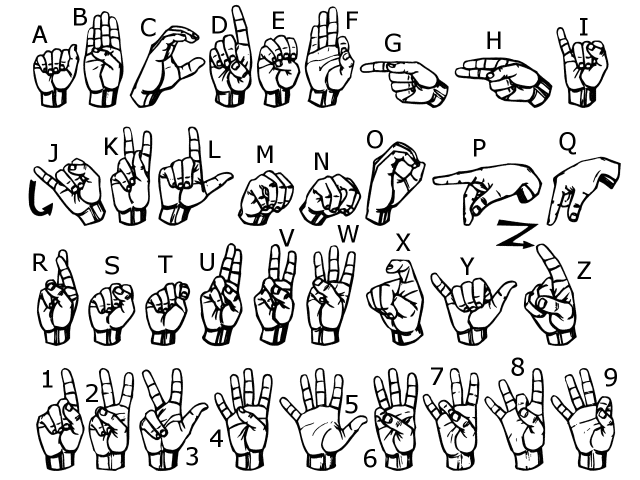
#> input picture images/signs.png, 1280 x 960 px, given in place of the camera (shown at 1/2 size)
$ python 'Data Generation.py'
#> lines starting #> are read from the running program, lines starting #| are printed output that depends on the picture; after the words box and inside, x2 and y2 are one past the last pixel; in counts of white or black regions, pixels touching at a corner belong together
### Preprocess.py
import cv2

def preprocess(frame):

    # convert to grayscale
    image = cv2.cvtColor(frame, cv2.COLOR_BGR2GRAY)

    # defining the ROI
    x1 = int(0.5 * frame.shape[1])
    y1 = 5
    x2 = frame.shape[1] - 5
    y2 = int(0.7 * frame.shape[0])
    cv2.rectangle(frame, (x1, y1), (x2, y2), (255, 0, 0), 1)

    # extracting the ROI
    roi = image[y1:y2, x1:x2]

    # blur the mask to help remove noise, then apply the
    # mask to the frame
    blur = cv2.GaussianBlur(roi, (5, 5), 5)

    # apply opening transformation to the mask
    # using an elliptical kernel
    kernel = cv2.getStructuringElement(cv2.MORPH_ELLIPSE, (5, 5))
    image = cv2.morphologyEx(blur, cv2.MORPH_OPEN, kernel)

    # use thresholding technique for segmenting the hand from the frame
    thr = cv2.adaptiveThreshold(image, 255, cv2.ADAPTIVE_THRESH_GAUSSIAN_C, cv2.THRESH_BINARY_INV, 11, 2)
    ret, hand_img = cv2.threshold(thr, 150, 255, cv2.THRESH_BINARY_INV)

    return hand_img

### Data Generation.py
# import all the required libraries

from Preprocess import preprocess
import numpy as np
import matplotlib.pyplot as plt
import os
import cv2
import json

# open and get the constants from the json file
f = open('Constants.json')
#> (reads Constants.json from the repository)
data = json.load(f)

labels = data['labels']

# number of classes
NUM_CLASSES = data['NUM_CLASSES']

# number of samples per class
SAMPLES_PER_CLASS = data['SAMPLES_PER_CLASS']

# size of the images to be generated
IMG_SIZE = data['IMG_SIZE']

# dictionary to hold the generated data
samples = {}

for key in range(NUM_CLASSES):
    samples[key] = {}
    samples[key]['name'] = key
    samples[key]['images'] = []

def gatherData():

    # open camera and take a get the video feed from camera
    cam = cv2.VideoCapture(0)
    cv2.namedWindow('video')

    font = cv2.FONT_HERSHEY_SIMPLEX

    # count of images captured
    count = 0

    # if all the images of the current label are captured then it will be false
    canPressSpace = True

    # enter is pressed or not
    enterPressed = True

    while True:
        ret, frame = cam.read()

        if count == NUM_CLASSES * SAMPLES_PER_CLASS:
            print('All images captured, closing.')
            break

        if not ret:
            print('failed to grab frame')
            break

        # get the mirror image
        frame = cv2.flip(frame, 1)

        image = preprocess(frame)

        cv2.imshow('hand', image)

        resized_img = cv2.resize(image, (IMG_SIZE, IMG_SIZE))
        img_arr = np.array(resized_img)
        img_arr = img_arr.reshape(IMG_SIZE, IMG_SIZE, 1)

        cv2.putText(frame, 'Press Space for capturing images of ' + labels[str(int(count / SAMPLES_PER_CLASS))], (3, 365), font, 0.75, (255, 0, 0), 2, cv2.LINE_4)
        cv2.putText(frame, 'Captured ' + str(count % SAMPLES_PER_CLASS) + ' images of ' + labels[str(int(count / SAMPLES_PER_CLASS))], (3, 415), font, 0.75, (255, 0, 0), 2, cv2.LINE_4)
        if not canPressSpace:
            cv2.putText(frame, 'Captured all images of ' + labels[str(int((count - 1) / SAMPLES_PER_CLASS))] + '. Press enter for next label.', (3, 465), font, 0.75, (255, 0, 0), 2, cv2.LINE_4)
        cv2.imshow('video', frame)

        if not enterPressed and count % SAMPLES_PER_CLASS == 0:
            canPressSpace = False

        k = cv2.waitKey(1)
        if k % 256 == 13:
            canPressSpace = True
            enterPressed = True
        elif k % 256 == 32:
            # Space pressed
            if not canPressSpace:
                continue
            samples[int(count / SAMPLES_PER_CLASS)]['images'].append(img_arr)
            print('Taken ' + str(count % SAMPLES_PER_CLASS) + ' samples of: ' + labels[str(int(count / SAMPLES_PER_CLASS))])
            count = count + 1
            enterPressed = False

        elif k % 256 == 27:
            # Esc pressed
            print('Escape pressed, closing...')
            break

    cam.release()
    cv2.destroyAllWindows()
    return samples

def saveData(samples):
    # store the images in the dataset folder
    if('dataset' not in os.listdir()):
        os.mkdir('dataset')

    # store images of each labels in their respective folder
    for key, value in samples.items():
        class_name = labels[str(value['name'])]
        dir_name = os.path.join('dataset', class_name)
        if class_name not in os.listdir('dataset'):
            os.mkdir(dir_name)

        imgs = np.array(value['images'])

        for index in range(len(imgs)):
            img_name = str(index) + '.jpg'
            img_path = os.path.join(dir_name, img_name)
            cv2.imwrite(img_path, imgs[index])


# gather and save the data
if __name__ == '__main__':
    samples = gatherData()
#> in gatherData, frame is the input picture: shape (960, 1280, 3); min 0, max 255, mean 217.7
#> in gatherData, `frame = cv2.flip(frame, 1)`:
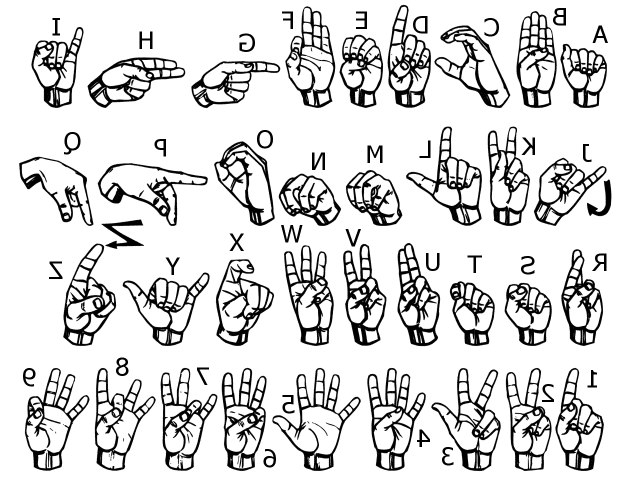
#> frame: shape (960, 1280, 3) (shown at 1/2 size); min 0, max 255, mean 217.7
#> in preprocess, `cv2.rectangle(frame, (x1, y1), (x2, y2), (255, 0, 0), 1)`:
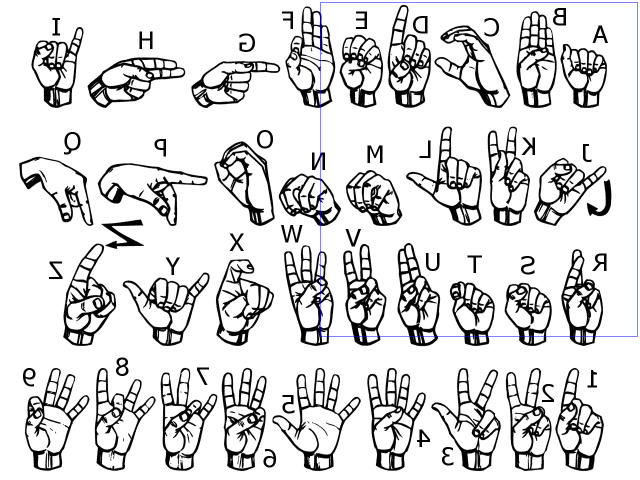
#> frame: shape (960, 1280, 3) (shown at 1/2 size); 0.21% of pixels changed, all inside (x1, y1, x2, y2) = (640, 5, 1276, 673)
#> in preprocess, `roi = image[y1:y2, x1:x2]`:
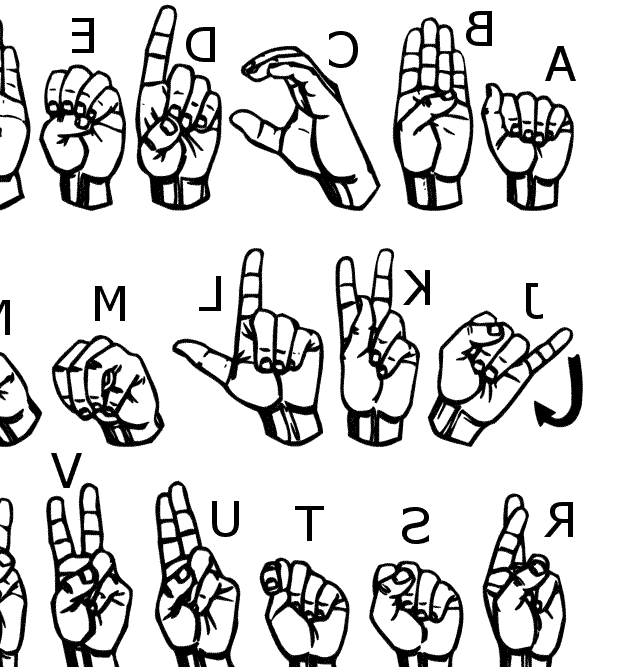
#> roi: shape (667, 635); min 0, max 255, mean 212.5
#> in preprocess, `blur = cv2.GaussianBlur(roi, (5, 5), 5)`:
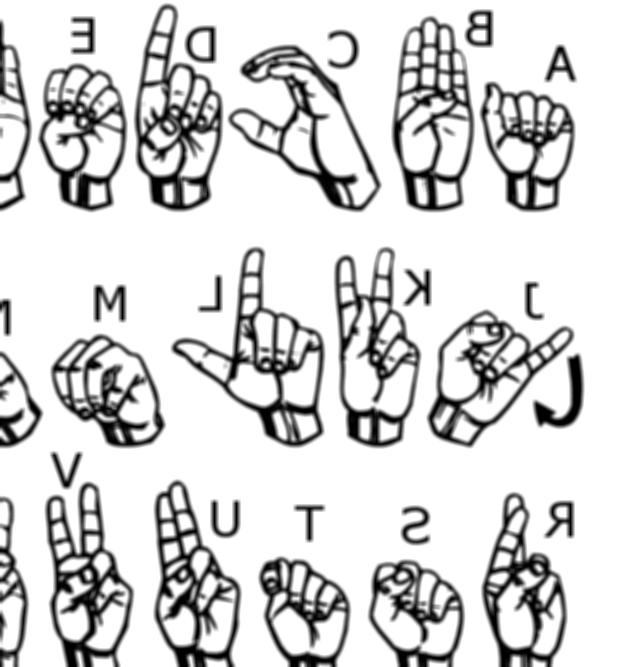
#> blur: shape (667, 635); min 0, max 255, mean 212.5
#> in preprocess, `thr = cv2.adaptiveThreshold(image, 255, cv2.ADAPTIVE_THRESH_GAUSSIAN_C..`:
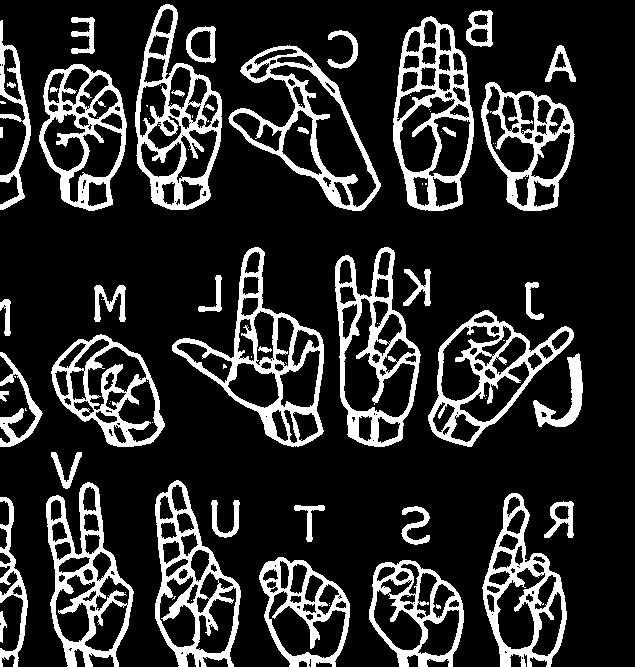
#> thr: shape (667, 635); 17.6% white; 83 white regions (40 under 20 px), largest, box (x1, y1, x2, y2) and area: (172, 247, 324, 447) 5516, (135, 4, 222, 210) 5421, (393, 16, 474, 211) 5193
#> in gatherData, `resized_img = cv2.resize(image, (IMG_SIZE, IMG_SIZE))`:
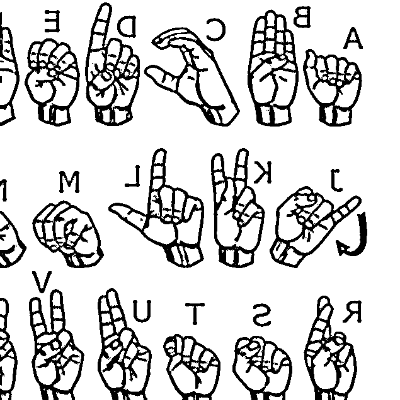
#> resized_img: shape (400, 400); min 0, max 255, mean 210
#> in gatherData, `cv2.putText(frame, 'Captured ' + str(count % SAMPLES_PER_CLASS) + ' im..`:
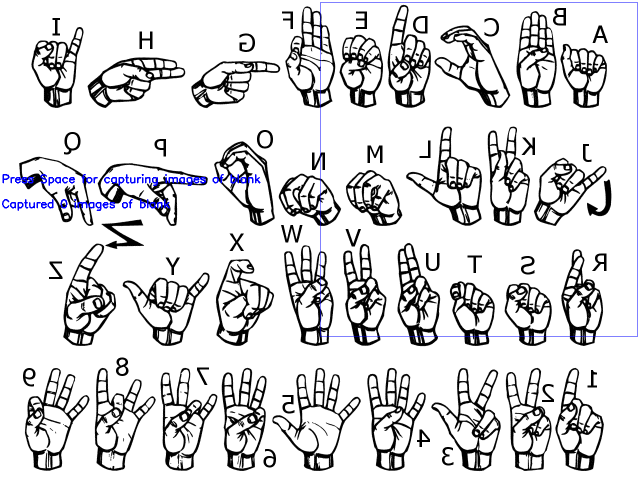
#> frame: shape (960, 1280, 3) (shown at 1/2 size); mean B, G, R 217.9, 216.3, 216.3
#> (key Esc is pressed here)
    saveData(samples)
